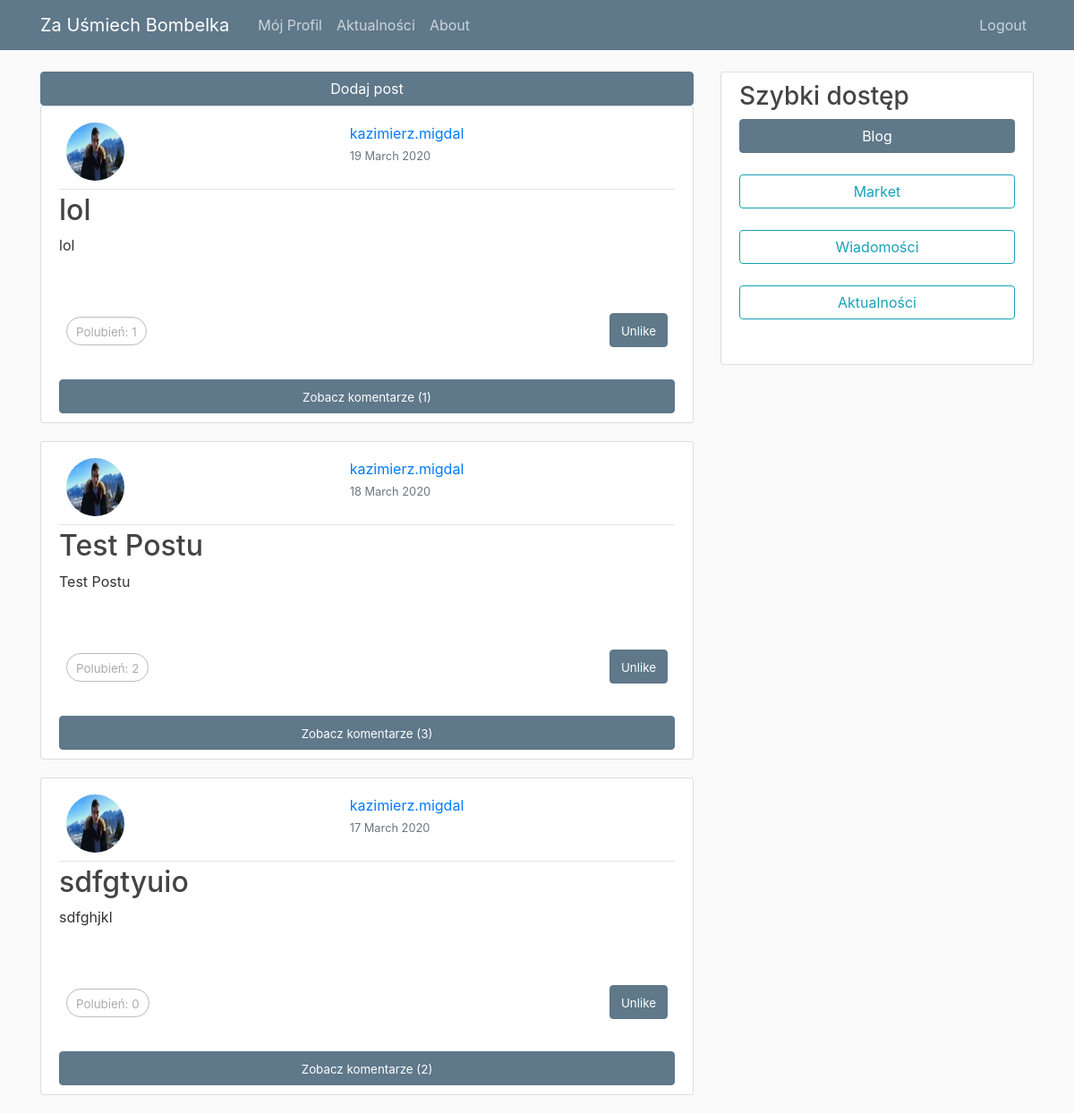
The page / (signed in) on the database its author committed.
### blog/models.py (models this page shows, shortened)
class Post(models.Model):
    title = models.CharField(max_length=100)
    content = models.TextField()
    date_posted = models.DateTimeField(default=timezone.now)
    author = models.ForeignKey(User, on_delete=models.CASCADE)
    users_like = models.ManyToManyField(User,
                            related_name='images_liked',
                            blank=True)

### users/models.py (models this page shows, shortened)
class Profile(models.Model):
    user = models.OneToOneField(User, on_delete=models.CASCADE)
    image = models.ImageField(default='default.jpg', upload_to='profile_pics')
    description = models.TextField(default='Brak opisu')
    SEX_TAG_CHOISE = [('Boy','dla chłopca'),('Girl', 'dla dziewczynki'), ('Unisex', 'zarówno dla chłopca jaki i dziewczynki')]
    AGE_TAG_CHOISE =[(1,'< 1 miesiąca'),(2,'< 3 miesiący'),(3,'< 6 miesięcy'),(4,'< 1 rok'),(5,'< 1.5 roku'),(6,'< 2 lat'),(7,'Ponad 2 lat')]
    interested_sex_tag = models.CharField(max_length=6, choices = SEX_TAG_CHOISE, default='Unisex')
    interested_age_tag = models.IntegerField(choices=AGE_TAG_CHOISE, default=1)
    sold_sex_tag = models.CharField(max_length=6, choices = SEX_TAG_CHOISE, default='Unisex')
    sold_age_tag = models.IntegerField(choices=AGE_TAG_CHOISE, default=1)

### blog/views.py (the view)
# urls.py: path('', views.home, name='blog-home'),
@login_required
def home(request):
    posts = Post.objects.all().order_by('-date_posted')
    paginator = Paginator(posts, 3)
    page = request.GET.get('page')
    if request.method == 'POST':
        form = PostForm(request.POST)
        comment_form = CommentForm_2(request.POST)
        if form.is_valid() and not comment_form.is_valid():
            post = form.save(commit=False)
            post.author = request.user
            post.save()
            create_action(request.user, 'dodał post', post)
            messages.success(request, f'Post został dodany')
            return redirect('blog-home')
        elif comment_form.is_valid() and not form.is_valid():
            comment = comment_form.save(commit=False)
            post_id = request.POST.get("save_home")
            comment.author = request.user
            comment.post = Post.objects.get(pk=post_id)
            comment.save()
            create_action(comment.author, 'skomentował', comment.post)
            messages.success(request, f'Komentarz został dodany')
    else:
        form = PostForm()
        comment_form = CommentForm_2()
    try:
        posts = paginator.page(page)
    except PageNotAnInteger:
        posts = paginator.page(1)
    except EmptyPage:
        if request.is_ajax():
            return HttpResponse('')
        images = paginator.page(paginator.num_pages)
    if request.is_ajax():
        return render(request,
                    'blog/list_ajax.html',
                    {'posts': posts,
                    'section': 'blog',
                    'comment_form':comment_form})
    return render(request,
                    'blog/home.html',
                    {'posts': posts,
                    'section': 'blog',
                    'form': form,
                    'comment_form':comment_form})

### blog/templates/blog/home.html (shortened to what this page needs)
{% extends "blog/base.html" %}
{% load crispy_forms_tags%}
{% block content %}
<div class="sticky-top">
<button class="btn btn-sample btn-block sticky-top" onclick="toggle_div_fun('post_creator');">Dodaj post</button>
</div>
    <div id="post-list">
        {% include "blog/list_ajax.html" %}
    </div>
{% endblock content %}

### blog/templates/blog/list_ajax.html (shortened to what this page needs)
{% load crispy_forms_tags%}
{% for post in posts %}
<article class="media content-section">
    <div class="media-body">
        <div class="article-metadata">
            <div class="d-flex align-content-end flex-wrap" >
                <div class="p-2 mr-auto">
                    <img class="rounded-circle article-img" src="{{ post.author.profile.image.url }}">
                </div>
                <div class="p-2 mr-auto">
                    <a class="mr-2" href="{% url 'profile' post.author.username %}">{{ post.author }}</a>
                    <br>
                    <small class="text-muted mr-2">{{ post.date_posted|date:"d F Y" }}</small>
                </div>
            </div>
        </div>
        <h2><a class="article-title" href="{% url 'post-detail' post.id%}">{{ post.title }}</a></h2>
        <p class="article-content">{{ post.content }}</p>
        <br>
        <br>
      <div class="d-flex bd-highlight" >
        <div class="mr-auto p-2 bd-highlight">
          <span class="count">
            <span style="font-size:smaller;">Polubień: <span class="total">{{ post.users_like.count}}</span> </span>
          </span>
        </div>
        <div class="p-2 bd-highlight">
           <a href="#" data-id="{{ object.id }}"  data-action="{% if request.user in object.users_like.all %}un{% endif %}like" class=" btn btn-sample like button">
              <span style="font-size:smaller;">{% if request.user not in object.users_like.all %}
                Like
                {% else %}
                  Unlike
                {% endif %}
              </span>
          </a>
        </div>
    </div>
    <br>
            <button class="btn btn-sample btn-block mt-1 mr-2" onclick="toggle_div_fun('{{ post.id }}');"><span style="font-size:smaller;">Zobacz komentarze ({{ post.comments.count }})</span></button>
</div>
</article>
{% endfor %}

### blog/static/blog/main.css (style rules this page uses)
body { background: #fafafa; color: #333333; margin-top: 5rem; }
h1, h2, h3, h4, h5, h6 { word-wrap: break-word; -webkit-hyphens: auto; -moz-hyphens: auto; -ms-hyphens: auto; -o-hyphens: auto; hyphens: auto; color: #444444; }
.sticky-top { top:56px; }
.content-section { background: #ffffff; padding: 10px 20px; border: 1px solid #dddddd; border-radius: 3px; margin-bottom: 20px; top:56px; }
.article-title { color: #444444; }
.article-content { white-space: pre-line; }
.article-img { height: 65px; width: 65px; margin-right: 16px; }
.article-metadata { padding-bottom: 1px; margin-bottom: 4px; border-bottom: 1px solid #e3e3e3 }
.btn-sample { color: #ffffff; background-color: #5F788A; border-color: #5F788A; }
.count { color:#aaa; border:1px solid #bbb; border-radius:16px; padding:5px 10px; }
a.like, a.follow { float:right; margin-top:-8px; }

### rows shown on the page
Post: author.profile.image (picture), author "kazimierz.migdal", date_posted "19 March 2020", title "lol", content "lol", users_like.count "1", comments.count "1"
Post: author.profile.image (picture), author "kazimierz.migdal", date_posted "18 March 2020", title "Test Postu", content "Test Postu", users_like.count "2", comments.count "3"
Post: author.profile.image (picture), author "kazimierz.migdal", date_posted "17 March 2020", title "sdfgtyuio", content "sdfghjkl", users_like.count "0", comments.count "2"
